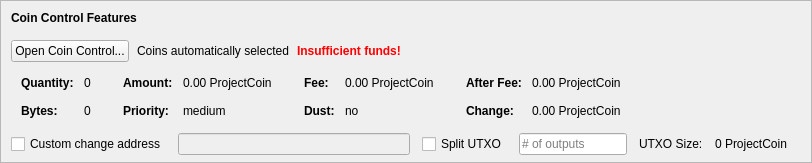
    <widget class="QFrame" name="frameCoinControl">
     <property name="sizePolicy">
      <sizepolicy hsizetype="Expanding" vsizetype="Expanding">
       <horstretch>0</horstretch>
       <verstretch>0</verstretch>
      </sizepolicy>
     </property>
     <property name="maximumSize">
      <size>
       <width>16777215</width>
       <height>16777215</height>
      </size>
     </property>
     <property name="frameShape">
      <enum>QFrame::StyledPanel</enum>
     </property>
     <property name="frameShadow">
      <enum>QFrame::Sunken</enum>
     </property>
     <layout class="QVBoxLayout" name="verticalLayoutCoinControl2">
      <property name="spacing">
       <number>0</number>
      </property>
      <property name="leftMargin">
       <number>0</number>
      </property>
      <property name="topMargin">
       <number>0</number>
      </property>
      <property name="rightMargin">
       <number>0</number>
      </property>
      <property name="bottomMargin">
       <number>6</number>
      </property>
      <item>
       <layout class="QVBoxLayout" name="verticalLayoutCoinControl" stretch="0,0,0,0,1">
        <property name="spacing">
         <number>0</number>
        </property>
        <property name="leftMargin">
         <number>10</number>
        </property>
        <property name="topMargin">
         <number>10</number>
        </property>
        <item>
         <layout class="QHBoxLayout" name="horizontalLayoutCoinControl1">
          <property name="bottomMargin">
           <number>15</number>
          </property>
          <item>
           <widget class="QLabel" name="labelCoinControlFeatures">
            <property name="sizePolicy">
             <sizepolicy hsizetype="Preferred" vsizetype="Maximum">
              <horstretch>0</horstretch>
              <verstretch>0</verstretch>
             </sizepolicy>
            </property>
            <property name="font">
             <font>
              <weight>75</weight>
              <bold>true</bold>
             </font>
            </property>
            <property name="styleSheet">
             <string notr="true">font-weight:bold;</string>
            </property>
            <property name="text">
             <string>Coin Control Features</string>
            </property>
           </widget>
          </item>
         </layout>
        </item>
        <item>
         <layout class="QHBoxLayout" name="horizontalLayoutCoinControl2" stretch="0,0,0,0">
          <property name="spacing">
           <number>8</number>
          </property>
          <property name="bottomMargin">
           <number>10</number>
          </property>
          <item>
           <widget class="QPushButton" name="pushButtonCoinControl">
            <property name="styleSheet">
             <string notr="true"/>
            </property>
            <property name="text">
             <string>Open Coin Control...</string>
            </property>
            <property name="autoDefault">
             <bool>false</bool>
            </property>
           </widget>
          </item>
          <item>
           <widget class="QLabel" name="labelCoinControlAutomaticallySelected">
            <property name="text">
             <string>Coins automatically selected</string>
            </property>
            <property name="margin">
             <number>5</number>
            </property>
           </widget>
          </item>
          <item>
           <widget class="QLabel" name="labelCoinControlInsuffFunds">
            <property name="font">
             <font>
              <weight>75</weight>
              <bold>true</bold>
             </font>
            </property>
            <property name="styleSheet">
             <string notr="true">color:red;font-weight:bold;</string>
            </property>
            <property name="text">
             <string>Insufficient funds!</string>
            </property>
            <property name="margin">
             <number>5</number>
            </property>
           </widget>
          </item>
          <item>
           <spacer name="horizontalSpacerCoinControl">
            <property name="orientation">
             <enum>Qt::Horizontal</enum>
            </property>
            <property name="sizeHint" stdset="0">
             <size>
              <width>40</width>
              <height>1</height>
             </size>
            </property>
           </spacer>
          </item>
         </layout>
        </item>
        <item>
         <widget class="QWidget" name="widgetCoinControl" native="true">
          <property name="sizePolicy">
           <sizepolicy hsizetype="Preferred" vsizetype="Preferred">
            <horstretch>0</horstretch>
            <verstretch>0</verstretch>
           </sizepolicy>
          </property>
          <property name="minimumSize">
           <size>
            <width>0</width>
            <height>0</height>
           </size>
          </property>
          <property name="styleSheet">
           <string notr="true"/>
          </property>
          <layout class="QHBoxLayout" name="horizontalLayoutCoinControl5">
           <property name="leftMargin">
            <number>0</number>
           </property>
           <property name="topMargin">
            <number>0</number>
           </property>
           <property name="rightMargin">
            <number>0</number>
           </property>
           <property name="bottomMargin">
            <number>0</number>
           </property>
           <item>
            <layout class="QHBoxLayout" name="horizontalLayoutCoinControl3" stretch="0,0,0,1">
             <property name="spacing">
              <number>20</number>
             </property>
             <property name="topMargin">
              <number>0</number>
             </property>
             <property name="bottomMargin">
              <number>10</number>
             </property>
             <item>
              <layout class="QFormLayout" name="formLayoutCoinControl1">
               <property name="horizontalSpacing">
                <number>10</number>
               </property>
               <property name="verticalSpacing">
                <number>14</number>
               </property>
               <property name="leftMargin">
                <number>10</number>
               </property>
               <property name="topMargin">
                <number>4</number>
               </property>
               <property name="rightMargin">
                <number>6</number>
               </property>
               <item row="0" column="0">
                <widget class="QLabel" name="labelCoinControlQuantityText">
                 <property name="font">
                  <font>
                   <weight>75</weight>
                   <bold>true</bold>
                  </font>
                 </property>
                 <property name="text">
                  <string>Quantity:</string>
                 </property>
                 <property name="margin">
                  <number>0</number>
                 </property>
                </widget>
               </item>
               <item row="0" column="1">
                <widget class="QLabel" name="labelCoinControlQuantity">
                 <property name="cursor">
                  <cursorShape>IBeamCursor</cursorShape>
                 </property>
                 <property name="contextMenuPolicy">
                  <enum>Qt::ActionsContextMenu</enum>
                 </property>
                 <property name="text">
                  <string notr="true">0</string>
                 </property>
                 <property name="margin">
                  <number>0</number>
                 </property>
                 <property name="textInteractionFlags">
                  <set>Qt::LinksAccessibleByMouse|Qt::TextSelectableByKeyboard|Qt::TextSelectableByMouse</set>
                 </property>
                </widget>
               </item>
               <item row="1" column="0">
                <widget class="QLabel" name="labelCoinControlBytesText">
                 <property name="font">
                  <font>
                   <weight>75</weight>
                   <bold>true</bold>
                  </font>
                 </property>
                 <property name="text">
                  <string>Bytes:</string>
                 </property>
                </widget>
               </item>
               <item row="1" column="1">
                <widget class="QLabel" name="labelCoinControlBytes">
                 <property name="cursor">
                  <cursorShape>IBeamCursor</cursorShape>
                 </property>
                 <property name="contextMenuPolicy">
                  <enum>Qt::ActionsContextMenu</enum>
                 </property>
                 <property name="text">
                  <string notr="true">0</string>
                 </property>
                 <property name="textInteractionFlags">
                  <set>Qt::LinksAccessibleByMouse|Qt::TextSelectableByKeyboard|Qt::TextSelectableByMouse</set>
                 </property>
                </widget>
               </item>
              </layout>
             </item>
             <item>
              <layout class="QFormLayout" name="formLayoutCoinControl2">
               <property name="horizontalSpacing">
                <number>10</number>
               </property>
               <property name="verticalSpacing">
                <number>14</number>
               </property>
               <property name="leftMargin">
                <number>6</number>
               </property>
               <property name="topMargin">
                <number>4</number>
               </property>
               <property name="rightMargin">
                <number>6</number>
               </property>
               <item row="0" column="0">
                <widget class="QLabel" name="labelCoinControlAmountText">
                 <property name="font">
                  <font>
                   <weight>75</weight>
                   <bold>true</bold>
                  </font>
                 </property>
                 <property name="text">
                  <string>Amount:</string>
                 </property>
                 <property name="margin">
                  <number>0</number>
                 </property>
                </widget>
               </item>
               <item row="0" column="1">
                <widget class="QLabel" name="labelCoinControlAmount">
                 <property name="cursor">
                  <cursorShape>IBeamCursor</cursorShape>
                 </property>
                 <property name="contextMenuPolicy">
                  <enum>Qt::ActionsContextMenu</enum>
                 </property>
                 <property name="text">
                  <string notr="true">0.00 ProjectCoin</string>
                 </property>
                 <property name="textInteractionFlags">
                  <set>Qt::LinksAccessibleByMouse|Qt::TextSelectableByKeyboard|Qt::TextSelectableByMouse</set>
                 </property>
                </widget>
               </item>
               <item row="1" column="0">
                <widget class="QLabel" name="labelCoinControlPriorityText">
                 <property name="font">
                  <font>
                   <weight>75</weight>
                   <bold>true</bold>
                  </font>
                 </property>
                 <property name="text">
                  <string>Priority:</string>
                 </property>
                </widget>
               </item>
               <item row="1" column="1">
                <widget class="QLabel" name="labelCoinControlPriority">
                 <property name="cursor">
                  <cursorShape>IBeamCursor</cursorShape>
                 </property>
                 <property name="contextMenuPolicy">
                  <enum>Qt::ActionsContextMenu</enum>
                 </property>
                 <property name="text">
                  <string>medium</string>
                 </property>
                 <property name="textInteractionFlags">
                  <set>Qt::LinksAccessibleByMouse|Qt::TextSelectableByKeyboard|Qt::TextSelectableByMouse</set>
                 </property>
                </widget>
               </item>
              </layout>
             </item>
             <item>
              <layout class="QFormLayout" name="formLayoutCoinControl3">
               <property name="horizontalSpacing">
                <number>10</number>
               </property>
               <property name="verticalSpacing">
                <number>14</number>
               </property>
               <property name="leftMargin">
                <number>6</number>
               </property>
               <property name="topMargin">
                <number>4</number>
               </property>
               <property name="rightMargin">
                <number>6</number>
               </property>
               <item row="0" column="0">
                <widget class="QLabel" name="labelCoinControlFeeText">
                 <property name="font">
                  <font>
                   <weight>75</weight>
                   <bold>true</bold>
                  </font>
                 </property>
                 <property name="text">
                  <string>Fee:</string>
                 </property>
                 <property name="margin">
                  <number>0</number>
                 </property>
                </widget>
               </item>
               <item row="0" column="1">
                <widget class="QLabel" name="labelCoinControlFee">
                 <property name="cursor">
                  <cursorShape>IBeamCursor</cursorShape>
                 </property>
                 <property name="contextMenuPolicy">
                  <enum>Qt::ActionsContextMenu</enum>
                 </property>
                 <property name="text">
                  <string notr="true">0.00 ProjectCoin</string>
                 </property>
                 <property name="textInteractionFlags">
                  <set>Qt::LinksAccessibleByMouse|Qt::TextSelectableByKeyboard|Qt::TextSelectableByMouse</set>
                 </property>
                </widget>
               </item>
               <item row="1" column="0">
                <widget class="QLabel" name="labelCoinControlLowOutputText">
                 <property name="font">
                  <font>
                   <weight>75</weight>
                   <bold>true</bold>
                  </font>
                 </property>
                 <property name="text">
                  <string>Dust:</string>
                 </property>
                </widget>
               </item>
               <item row="1" column="1">
                <widget class="QLabel" name="labelCoinControlLowOutput">
                 <property name="cursor">
                  <cursorShape>IBeamCursor</cursorShape>
                 </property>
                 <property name="contextMenuPolicy">
                  <enum>Qt::ActionsContextMenu</enum>
                 </property>
                 <property name="text">
                  <string>no</string>
                 </property>
                 <property name="textInteractionFlags">
                  <set>Qt::LinksAccessibleByMouse|Qt::TextSelectableByKeyboard|Qt::TextSelectableByMouse</set>
                 </property>
                </widget>
               </item>
              </layout>
             </item>
             <item>
              <layout class="QFormLayout" name="formLayoutCoinControl4">
               <property name="horizontalSpacing">
                <number>10</number>
               </property>
               <property name="verticalSpacing">
                <number>14</number>
               </property>
               <property name="leftMargin">
                <number>6</number>
               </property>
               <property name="topMargin">
                <number>4</number>
               </property>
               <property name="rightMargin">
                <number>6</number>
               </property>
               <item row="0" column="0">
                <widget class="QLabel" name="labelCoinControlAfterFeeText">
                 <property name="font">
                  <font>
                   <weight>75</weight>
                   <bold>true</bold>
                  </font>
                 </property>
                 <property name="text">
                  <string>After Fee:</string>
                 </property>
                 <property name="margin">
                  <number>0</number>
                 </property>
                </widget>
               </item>
               <item row="0" column="1">
                <widget class="QLabel" name="labelCoinControlAfterFee">
                 <property name="cursor">
                  <cursorShape>IBeamCursor</cursorShape>
                 </property>
                 <property name="contextMenuPolicy">
                  <enum>Qt::ActionsContextMenu</enum>
                 </property>
                 <property name="text">
                  <string notr="true">0.00 ProjectCoin</string>
                 </property>
                 <property name="textInteractionFlags">
                  <set>Qt::LinksAccessibleByMouse|Qt::TextSelectableByKeyboard|Qt::TextSelectableByMouse</set>
                 </property>
                </widget>
               </item>
               <item row="1" column="0">
                <widget class="QLabel" name="labelCoinControlChangeText">
                 <property name="font">
                  <font>
                   <weight>75</weight>
                   <bold>true</bold>
                  </font>
                 </property>
                 <property name="text">
                  <string>Change:</string>
                 </property>
                </widget>
               </item>
               <item row="1" column="1">
                <widget class="QLabel" name="labelCoinControlChange">
                 <property name="cursor">
                  <cursorShape>IBeamCursor</cursorShape>
                 </property>
                 <property name="contextMenuPolicy">
                  <enum>Qt::ActionsContextMenu</enum>
                 </property>
                 <property name="text">
                  <string notr="true">0.00 ProjectCoin</string>
                 </property>
                 <property name="textInteractionFlags">
                  <set>Qt::LinksAccessibleByMouse|Qt::TextSelectableByKeyboard|Qt::TextSelectableByMouse</set>
                 </property>
                </widget>
               </item>
              </layout>
             </item>
            </layout>
           </item>
          </layout>
         </widget>
        </item>
        <item>
         <layout class="QHBoxLayout" name="horizontalLayoutCoinControl4" stretch="0,0,0,0,0,0,0">
          <property name="spacing">
           <number>12</number>
          </property>
          <property name="sizeConstraint">
           <enum>QLayout::SetDefaultConstraint</enum>
          </property>
          <property name="topMargin">
           <number>5</number>
          </property>
          <property name="rightMargin">
           <number>5</number>
          </property>
          <item>
           <widget class="QCheckBox" name="checkBoxCoinControlChange">
            <property name="toolTip">
             <string>If this is activated, but the change address is empty or invalid, change will be sent to a newly generated address.</string>
            </property>
            <property name="text">
             <string>Custom change address</string>
            </property>
           </widget>
          </item>
          <item>
           <widget class="QValidatedLineEdit" name="lineEditCoinControlChange">
            <property name="enabled">
             <bool>false</bool>
            </property>
            <property name="sizePolicy">
             <sizepolicy hsizetype="Expanding" vsizetype="Fixed">
              <horstretch>0</horstretch>
              <verstretch>0</verstretch>
             </sizepolicy>
            </property>
           </widget>
          </item>
          <item>
           <widget class="QCheckBox" name="splitBlockCheckBox">
            <property name="text">
             <string>Split UTXO</string>
            </property>
           </widget>
          </item>
          <item>
           <widget class="QLineEdit" name="splitBlockLineEdit">
            <property name="sizePolicy">
             <sizepolicy hsizetype="Fixed" vsizetype="Fixed">
              <horstretch>50</horstretch>
              <verstretch>0</verstretch>
             </sizepolicy>
            </property>
            <property name="placeholderText">
             <string># of outputs</string>
            </property>
           </widget>
          </item>
          <item>
           <widget class="QLabel" name="labelBlockSizeText">
            <property name="text">
             <string>UTXO Size:</string>
            </property>
           </widget>
          </item>
          <item>
           <widget class="QLabel" name="labelBlockSize">
            <property name="text">
             <string>0 ProjectCoin</string>
            </property>
           </widget>
          </item>
          <item>
           <widget class="QLabel" name="labelCoinControlChangeLabel">
            <property name="sizePolicy">
             <sizepolicy hsizetype="Preferred" vsizetype="Expanding">
              <horstretch>0</horstretch>
              <verstretch>0</verstretch>
             </sizepolicy>
            </property>
            <property name="minimumSize">
             <size>
              <width>0</width>
              <height>0</height>
             </size>
            </property>
            <property name="text">
             <string/>
            </property>
            <property name="margin">
             <number>3</number>
            </property>
           </widget>
          </item>
         </layout>
        </item>
        <item>
         <spacer name="verticalSpacerCoinControl">
          <property name="orientation">
           <enum>Qt::Vertical</enum>
          </property>
          <property name="sizeHint" stdset="0">
           <size>
            <width>800</width>
            <height>1</height>
           </size>
          </property>
         </spacer>
        </item>
       </layout>
      </item>
     </layout>
    </widget>
